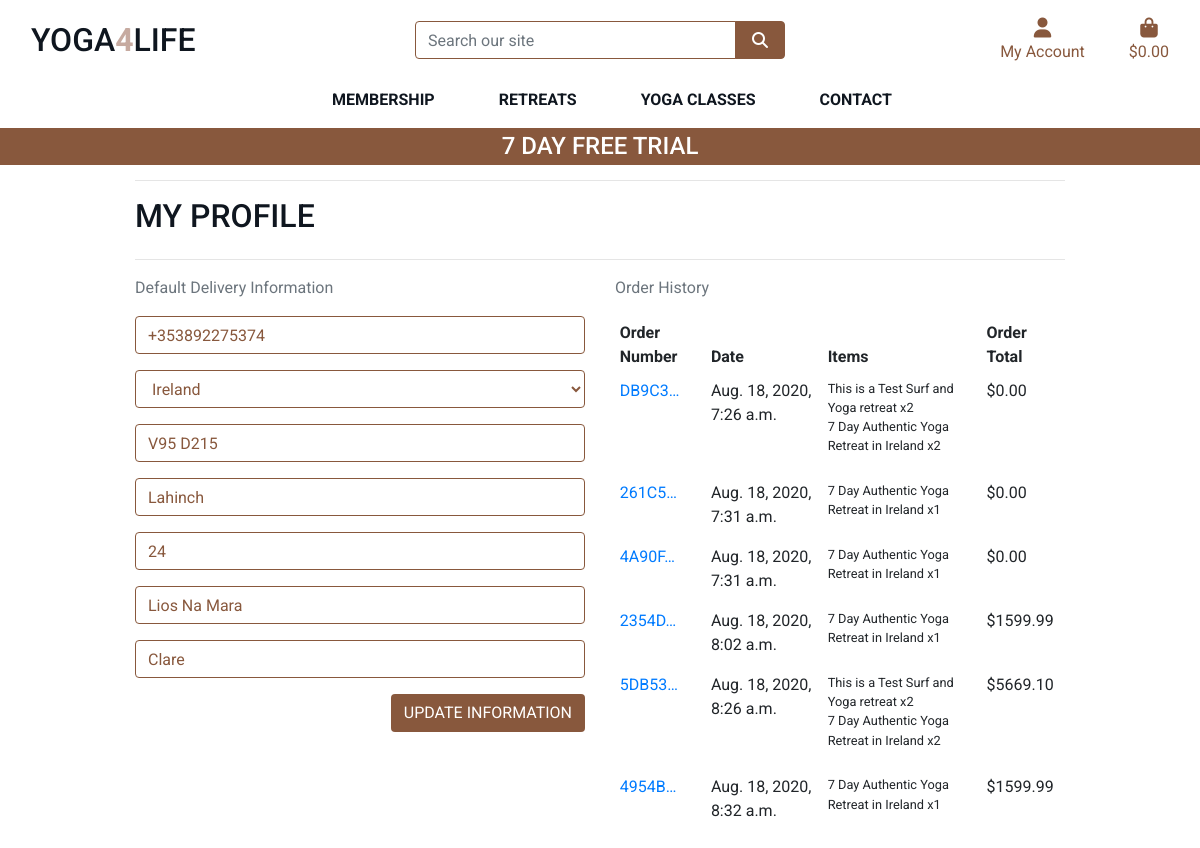
Before: /profile/ (signed in) with the older database file.
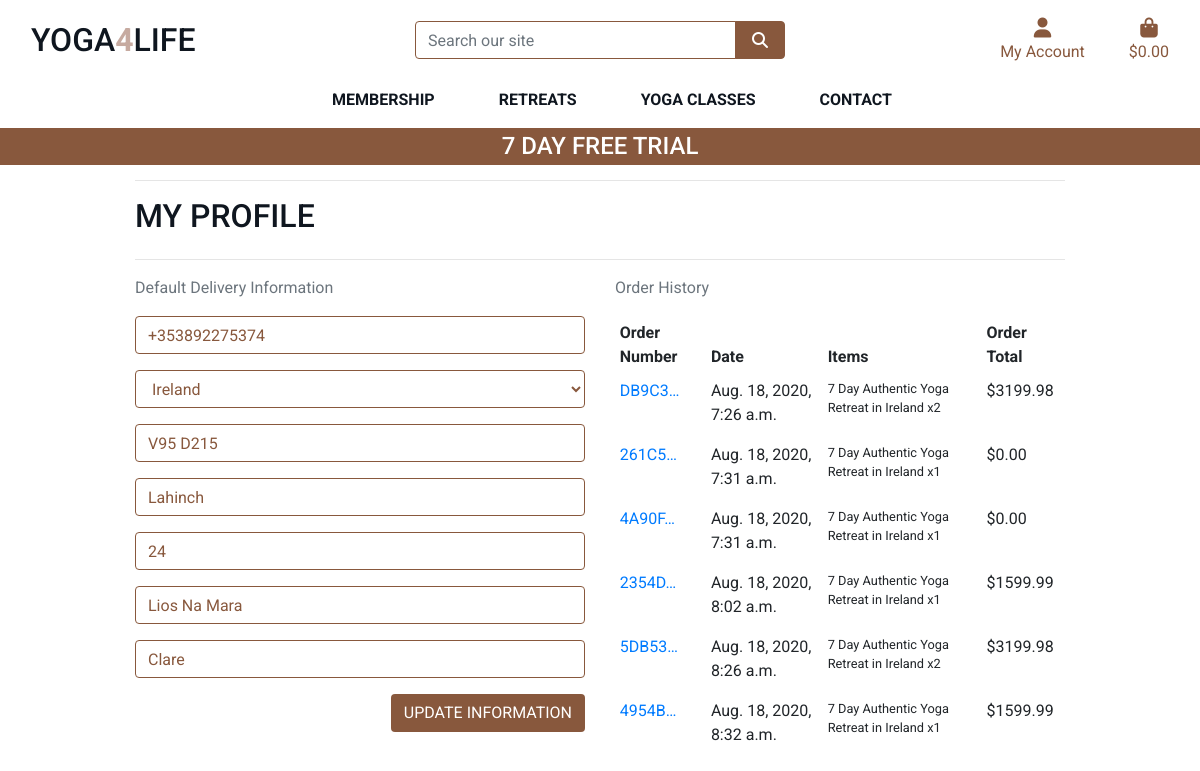
After: the same page with the newer database file.
### profiles/models.py (models this page shows, shortened)
class UserProfile(models.Model):
    user = models.OneToOneField(User, on_delete=models.CASCADE)
    default_phone_number = models.CharField(max_length=20, null=True, blank=True)
    default_country = CountryField(blank_label='Country', null=True, blank=True)
    default_postcode = models.CharField(max_length=20, null=True, blank=True)
    default_town_or_city = models.CharField(max_length=40, null=True, blank=True)
    default_street_address1 = models.CharField(max_length=80, null=True, blank=True)
    default_street_address2 = models.CharField(max_length=80, null=True, blank=True)
    default_county = models.CharField(max_length=80, null=True, blank=True)

### checkout/models.py (models this page shows, shortened)
class Order(models.Model):
    order_number = models.CharField(max_length=32, null=False, editable=False)
    user_profile = models.ForeignKey(UserProfile, on_delete=models.SET_NULL,
                                     null=True, blank=True, related_name='orders')
    full_name = models.CharField(max_length=50, null=False, blank=False)
    email = models.EmailField(max_length=254, null=False, blank=False)
    phone_number = models.CharField(max_length=20, null=False, blank=False)
    country = CountryField(blank_label='Country *', null=False, blank=False)
    postcode = models.CharField(max_length=20, null=True, blank=True)
    town_or_city = models.CharField(max_length=40, null=False, blank=False)
    street_address1 = models.CharField(max_length=80, null=False, blank=False)
    street_address2 = models.CharField(max_length=80, null=True, blank=True)
    county = models.CharField(max_length=80, null=True, blank=True)
    date = models.DateTimeField(auto_now_add=True)
    order_total = models.DecimalField(max_digits=10, decimal_places=2, null=False, default=0)
    grand_total = models.DecimalField(max_digits=10, decimal_places=2, null=False, default=0)
    original_cart = models.TextField(null=False, blank=False, default='')
    stripe_pid = models.CharField(max_length=254, null=False, blank=False, default='')

class OrderLineItem(models.Model):
    order = models.ForeignKey(Order, null=False, blank=False, on_delete=models.CASCADE, related_name='lineitems')
    retreat = models.ForeignKey(Retreat, null=False, blank=False, on_delete=models.CASCADE)
    quantity = models.IntegerField(null=False, blank=False, default=0)
    lineitem_total = models.DecimalField(max_digits=6, decimal_places=2, null=False, blank=False, editable=False)

### retreats/models.py (models this page shows, shortened)
class Retreat(models.Model):
    category = models.ForeignKey('Category', null=True, blank=True, on_delete=models.SET_NULL)
    sku = models.CharField(max_length=254, null=True, blank=True)
    name = models.CharField(max_length=254)
    description = models.TextField()
    price = models.DecimalField(max_digits=6, decimal_places=2)
    rating = models.DecimalField(max_digits=6, decimal_places=2, null=True, blank=True)
    image_url = models.URLField(max_length=1024, null=True, blank=True)
    image = models.ImageField(null=True, blank=True)

### profiles/views.py (the view)
# urls.py: path('', views.profile, name='profile'),
@login_required
def profile(request):
    profile = get_object_or_404(UserProfile, user=request.user)
    if request.method == 'POST':
        form = UserProfileForm(request.POST, instance=profile)
        if form.is_valid():
            form.save()
            messages.success(request, 'Profile updated successfully')
        else:
            messages.error(request, 'Update failed. Please ensure the form is valid.')
    else:
        form = UserProfileForm(instance=profile)
    orders = profile.orders.all()
    template = 'profiles/profile.html'
    context = {
        'form': form,
        'orders': orders,
        'on_profile_page': True
    }
    return render(request, template, context)

### profiles/forms.py
class UserProfileForm(forms.ModelForm):
    class Meta:
        model = UserProfile
        exclude = ('user',)
    def __init__(self, *args, **kwargs):
        super().__init__(*args, **kwargs)
        placeholders = {
            'default_phone_number': 'Phone Number',
            'default_postcode': 'Postal Code',
            'default_town_or_city': 'Town or City',
            'default_street_address1': 'Street Address 1',
            'default_street_address2': 'Street Address 2',
            'default_county': 'County, State or Locality',
        }
        self.fields['default_phone_number'].widget.attrs['autofocus'] = True
        for field in self.fields:
            if field != 'default_country':
                if self.fields[field].required:
                    placeholder = f'{placeholders[field]} *'
                else:
                    placeholder = placeholders[field]
                self.fields[field].widget.attrs['placeholder'] = placeholder
            self.fields[field].widget.attrs['class'] = 'border-brown rounded-1 profile-form-input'
            self.fields[field].label = False

### cart/contexts.py (called while the page is built, shortened)
def cart_contents(request):
    cart_items = []
    total = 0
    retreat_count = 0
    cart = request.session.get('cart', {})
    grand_total = total
    context = {
        'cart_items': cart_items,
        'total': total,
        'retreat_count': retreat_count,
        'grand_total': grand_total,
    }
    print(grand_total)
    return context

### profiles/templates/profiles/profile.html (shortened to what this page needs)
{% extends "base.html" %}
{% load static %}
{% block extra_css %}
    <link rel="stylesheet" href="{% static 'profiles/css/profile.css' %}">
{% endblock %}
{% block page_header %}
    <div class="container header-container">
    </div>
{% endblock %}
{% block content %}
    <div class="container">
        <div class="row">
            <div class="col">
                <hr>
                <h2 class="logo-font mb-4">My Profile</h2>
                <hr>
            </div>
        </div>
        <div class="row">
            <div class="col-12 col-lg-6">
                <p class="text-muted">Default Delivery Information</p>
                <form class="mt-3" action="{% url 'profile' %}" method="POST" id="profile-update-form">
                    {{ form|crispy }}
                    <button class="btn btn-brown rounded-1 text-uppercase float-right">Update Information</button>
                </form>
            </div>
            <div class="col-12 col-lg-6">
                <p class="text-muted">Order History</p>
               <div class="order-history table-responsive">
                    <table class="table table-sm table-borderless">
                        <thead>
                            <tr>
                                <th>Order Number</th>
                                <th>Date</th>
                                <th>Items</th>
                                <th>Order Total</th>
                            </tr>
                        </thead>
                        <tbody>
                            {% for order in orders %}
                                <tr>
                                    <td>
                                        <a href="{% url 'order_history' order.order_number %}"
                                        title="{{ order.order_number }}">
                                            {{ order.order_number|truncatechars:6 }}
                                        </a>
                                    </td>
                                    <td>{{ order.date }}</td>
                                    <td>
                                        <ul class="list-unstyled">
                                            {% for item in order.lineitems.all %}
                                                <li class="small">
                                                    {{ item.retreat.name }} x{{ item.quantity }}
                                                </li>
                                            {% endfor %}
                                        </ul>
                                    </td>
                                    <td>${{ order.grand_total }}</td>
                                </tr>
                            {% endfor %}
                        </tbody>
                    </table>
                </div>
            </div>
        </div>
{% endblock %}

### templates/base.html (shortened to what this page needs)
{% load static %}
<!doctype html>
<html lang="en">
  <head>
    {% block corecss %}
        <link rel="stylesheet" href="https://stackpath.bootstrapcdn.com/bootstrap/4.4.1/css/bootstrap.min.css">
        <link rel="stylesheet" href="{% static 'css/base.css' %}">
    {% endblock %}
    {% block extra_css %}
    {% endblock %}
  </head>
  <body>
     <header class="container-fluid fixed-top">
        <div id="topnav" class="row bg-white pt-lg-2 d-none d-lg-flex">
            <div class="col-12 col-lg-4 my-auto py-1 py-lg-0 text-center text-lg-left">
                <a href="{% url 'home' %}" class="nav-link main-logo-link">
                    <h2 class="logo-font text-black my-0">Yoga<strong class="text-pink">4</strong>Life</h2>
                </a>
            </div>
            <div class="col-12 col-lg-4 my-auto py-1 py-lg-0">
                <form method="GET" action="{% url 'retreats' %}">
                    <div class="input-group w-100">
                        <input class="form-control border border-brown rounded-1" type="text" name="q" placeholder="Search our site">
                        <div class="input-group-append">
                            <button class="form-control btn btn-brown border border-brown rounded-1" type="submit">
                                <span class="icon">
                                    <i class="fas fa-search"></i>
                                </span>
                            </button>
                        </div>
                    </div>
                </form>
            </div>
            <div class="col-12 col-lg-4 my-auto py-1 py-lg-0">
                <ul class="list-inline list-unstyled text-center text-lg-right my-0">
                    <li class="list-inline-item dropdown">
                        <a class="text-black nav-link" href="#" id="user-options" data-toggle="dropdown" aria-haspopup="true" aria-expanded="false">
                            <div class="text-center text-brown">
                                <div><i class="fas fa-user fa-lg "></i></div>
                                <p class="my-0">My Account</p>
                            </div>
                        </a>
                    </li>
                    <li class="list-inline-item">
                        <a class="{% if grand_total %}text-gold font-weight-bold{% else %}text-brown{% endif %} nav-link" href="{% url 'view_cart' %}">
                            <div class="text-center">
                                <div><i class="fas fa-shopping-bag fa-lg"></i></div>
                                <p class="my-0">
                                    {% if grand_total %}
                                        ${{ grand_total|floatformat:2 }}
                                    {% else %}
                                        $0.00
                                    {% endif %}
                                </p>
                            </div>
                        </a>
                    </li>
                </ul>
            </div>
        </div>
        <div class="row bg-white">
            <nav class="navbar navbar-expand-lg navbar-light w-100">
                {% include 'includes/main-nav.html' %}
            </nav>
        </div>
        <div id="promotions-banner" class="row text-center">
            <div class="col bg-brown text-white">
                <h4 class="logo-font-white my-1">7 Day FREE Trial </h4>
            </div>
        </div>
    </header>
    {% block page_header %}
    {% endblock %}
    {% block content %}
    {% endblock %}
  </body>
</html>

### templates/includes/main-nav.html (shortened to what this page needs)
<div class="collapse navbar-collapse" id="main-nav">
    <ul class="navbar-nav w-auto mx-auto">
        <li class="nav-item dropdown">
            <a class="logo-font font-weight-bold nav-link text-black mr-5" href="#" id="membership-link" data-toggle="dropdown" aria-haspopup="true" aria-expanded="false">
                Membership
            </a>
        </li>
        <li class="nav-item dropdown">
            <a class="logo-font font-weight-bold nav-link text-black mr-5" href="#" id="retreats-link" data-toggle="dropdown" aria-haspopup="true" aria-expanded="false">
                Retreats
            </a>
        </li>
        <li class="nav-item dropdown">
            <a class="logo-font font-weight-bold nav-link text-black mr-5" href="#" id="yoga-classes-link" data-toggle="dropdown" aria-haspopup="true" aria-expanded="false">
                Yoga Classes
            </a>
        </li>
        <li class="nav-item dropdown">
            <a class="logo-font font-weight-bold nav-link text-black" href="#" id="contact-link" data-toggle="dropdown" aria-haspopup="true" aria-expanded="false">
                Contact
            </a>
        </li>
    </ul>
</div>

### static/css/base.css (style rules this page uses)
html { height: 100%; }
body { height: calc(100vh - 164px); color: #555; font-family: 'Roboto', sans-serif; }
.icon { align-items: center; display: inline-flex; justify-content: center; height: 1.5rem; width: 1.5rem; }
.logo-font { text-transform: uppercase; color: #0f161f; }
.logo-font-white { text-transform: uppercase; color: white; }
.main-logo-link { width: fit-content; }
.btn-brown { background: #88583d; color: white; }
.text-pink { color:#c6aaa0 !important; }
.text-brown { color: #88583d; }
.text-black { color:#0f161f !important; }
.border-brown { border: 1px solid #88583d !important; }
.bg-brown { background: #88583d; }
@media (min-width: 1200px) { .container { max-width: 80%; } }
@media (min-width: 992px) { .header-container { padding-top: 164px; } }

### profiles/static/profiles/css/profile.css (style rules this page uses)
#profile-update-form .form-control { color: #88583d; }
#profile-update-form input::placeholder { color: #aab7c4; }
#id_default_country, #id_default_country option:not(:first-child) { color: #88583d; }

Changed rows visible on the page:
removed OrderLineItem: retreat.name "This is a Test Surf and Yoga retreat", quantity "2", shown under Order "Aug. 18, 2020, 7:26 a.m."
removed OrderLineItem: retreat.name "This is a Test Surf and Yoga retreat", quantity "2", shown under Order "Aug. 18, 2020, 8:26 a.m."
changed Order "Aug. 18, 2020, 7:26 a.m.": grand_total "0.00" → "3199.98"
changed Order "Aug. 18, 2020, 8:26 a.m.": grand_total "5669.10" → "3199.98"
